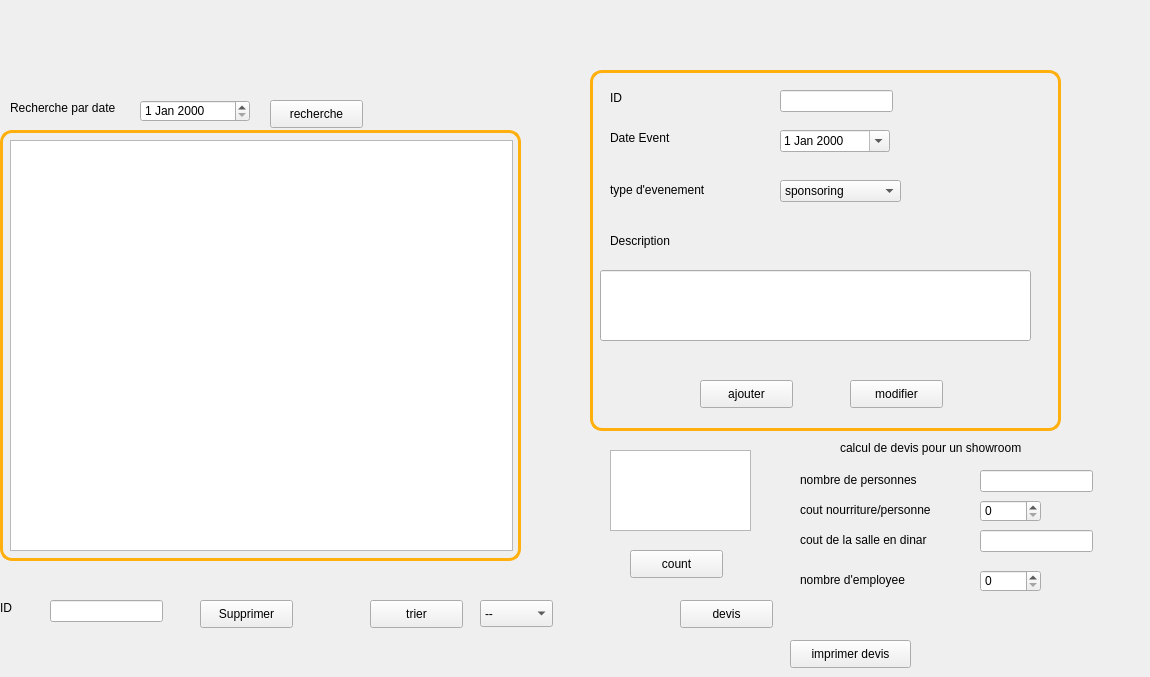
      <widget class="QWidget" name="page_7">
       <widget class="QDateEdit" name="dateEdit_event">
        <property name="geometry">
         <rect>
          <x>780</x>
          <y>130</y>
          <width>110</width>
          <height>22</height>
         </rect>
        </property>
        <property name="calendarPopup">
         <bool>true</bool>
        </property>
       </widget>
       <widget class="QPushButton" name="pb_rechercherE">
        <property name="geometry">
         <rect>
          <x>270</x>
          <y>100</y>
          <width>93</width>
          <height>28</height>
         </rect>
        </property>
        <property name="text">
         <string>recherche</string>
        </property>
       </widget>
       <widget class="QDateEdit" name="dateEdit_Recherche">
        <property name="geometry">
         <rect>
          <x>140</x>
          <y>100</y>
          <width>110</width>
          <height>22</height>
         </rect>
        </property>
       </widget>
       <widget class="QLabel" name="ID_2">
        <property name="geometry">
         <rect>
          <x>610</x>
          <y>90</y>
          <width>81</width>
          <height>16</height>
         </rect>
        </property>
        <property name="text">
         <string>ID</string>
        </property>
       </widget>
       <widget class="QComboBox" name="comboBoxE_2">
        <property name="geometry">
         <rect>
          <x>480</x>
          <y>600</y>
          <width>73</width>
          <height>27</height>
         </rect>
        </property>
        <item>
         <property name="text">
          <string>--</string>
         </property>
        </item>
        <item>
         <property name="text">
          <string>id</string>
         </property>
        </item>
        <item>
         <property name="text">
          <string>DESCRIPTION</string>
         </property>
        </item>
        <item>
         <property name="text">
          <string>type event</string>
         </property>
        </item>
        <item>
         <property name="text">
          <string>date</string>
         </property>
        </item>
       </widget>
       <widget class="QLabel" name="label_9">
        <property name="geometry">
         <rect>
          <x>610</x>
          <y>230</y>
          <width>121</width>
          <height>21</height>
         </rect>
        </property>
        <property name="text">
         <string>Description</string>
        </property>
       </widget>
       <widget class="QPushButton" name="pb_ajouterE">
        <property name="geometry">
         <rect>
          <x>700</x>
          <y>380</y>
          <width>93</width>
          <height>28</height>
         </rect>
        </property>
        <property name="text">
         <string>ajouter</string>
        </property>
        <property name="icon">
         <iconset resource="res.qrc">
          <normaloff>:/theme_normal/ajouter.png</normaloff>:/theme_normal/ajouter.png</iconset>
        </property>
       </widget>
       <widget class="QLabel" name="label_10">
        <property name="geometry">
         <rect>
          <x>610</x>
          <y>130</y>
          <width>111</width>
          <height>16</height>
         </rect>
        </property>
        <property name="text">
         <string>Date Event</string>
        </property>
       </widget>
       <widget class="QLabel" name="label_11">
        <property name="geometry">
         <rect>
          <x>610</x>
          <y>180</y>
          <width>151</width>
          <height>20</height>
         </rect>
        </property>
        <property name="text">
         <string>type d'evenement</string>
        </property>
       </widget>
       <widget class="QLabel" name="label_12">
        <property name="geometry">
         <rect>
          <x>10</x>
          <y>100</y>
          <width>131</width>
          <height>16</height>
         </rect>
        </property>
        <property name="text">
         <string>Recherche par date</string>
        </property>
       </widget>
       <widget class="QLineEdit" name="lineEdit_idE">
        <property name="geometry">
         <rect>
          <x>780</x>
          <y>90</y>
          <width>113</width>
          <height>22</height>
         </rect>
        </property>
       </widget>
       <widget class="QPushButton" name="pb_triE">
        <property name="geometry">
         <rect>
          <x>370</x>
          <y>600</y>
          <width>93</width>
          <height>28</height>
         </rect>
        </property>
        <property name="text">
         <string>trier</string>
        </property>
       </widget>
       <widget class="QLineEdit" name="lineEdit_idES">
        <property name="geometry">
         <rect>
          <x>50</x>
          <y>600</y>
          <width>113</width>
          <height>22</height>
         </rect>
        </property>
       </widget>
       <widget class="QTableView" name="tabevenement">
        <property name="geometry">
         <rect>
          <x>10</x>
          <y>140</y>
          <width>503</width>
          <height>411</height>
         </rect>
        </property>
       </widget>
       <widget class="QPushButton" name="pb_modifierE">
        <property name="geometry">
         <rect>
          <x>850</x>
          <y>380</y>
          <width>93</width>
          <height>28</height>
         </rect>
        </property>
        <property name="text">
         <string>modifier</string>
        </property>
        <property name="icon">
         <iconset resource="res.qrc">
          <normaloff>:/theme_normal/modifier.png</normaloff>:/theme_normal/modifier.png</iconset>
        </property>
       </widget>
       <widget class="QComboBox" name="comboBoxE">
        <property name="geometry">
         <rect>
          <x>780</x>
          <y>180</y>
          <width>121</width>
          <height>22</height>
         </rect>
        </property>
        <item>
         <property name="text">
          <string>sponsoring</string>
         </property>
        </item>
        <item>
         <property name="text">
          <string>reunion</string>
         </property>
        </item>
        <item>
         <property name="text">
          <string>nouveauté</string>
         </property>
        </item>
       </widget>
       <widget class="QLineEdit" name="description">
        <property name="geometry">
         <rect>
          <x>600</x>
          <y>270</y>
          <width>431</width>
          <height>71</height>
         </rect>
        </property>
        <property name="text">
         <string/>
        </property>
       </widget>
       <widget class="QPushButton" name="pb_supprimerE">
        <property name="geometry">
         <rect>
          <x>200</x>
          <y>600</y>
          <width>93</width>
          <height>28</height>
         </rect>
        </property>
        <property name="text">
         <string>Supprimer</string>
        </property>
        <property name="icon">
         <iconset resource="res.qrc">
          <normaloff>:/theme_normal/supprimer.png</normaloff>:/theme_normal/supprimer.png</iconset>
        </property>
       </widget>
       <widget class="QPushButton" name="pb_count">
        <property name="geometry">
         <rect>
          <x>630</x>
          <y>550</y>
          <width>93</width>
          <height>28</height>
         </rect>
        </property>
        <property name="text">
         <string>count</string>
        </property>
       </widget>
       <widget class="QTableView" name="tableViewcount">
        <property name="geometry">
         <rect>
          <x>610</x>
          <y>450</y>
          <width>141</width>
          <height>81</height>
         </rect>
        </property>
       </widget>
       <widget class="QLabel" name="label_57">
        <property name="geometry">
         <rect>
          <x>590</x>
          <y>70</y>
          <width>471</width>
          <height>361</height>
         </rect>
        </property>
        <property name="styleSheet">
         <string notr="true">background-color: transparent;
border-radius: 12px;
border-color: rgb(255, 175, 14);
	padding: 5px;
border-width: 3px;
border-style: solid ;</string>
        </property>
        <property name="text">
         <string/>
        </property>
       </widget>
       <widget class="QLabel" name="label_82">
        <property name="geometry">
         <rect>
          <x>780</x>
          <y>400</y>
          <width>361</width>
          <height>41</height>
         </rect>
        </property>
        <property name="text">
         <string/>
        </property>
       </widget>
       <widget class="QLabel" name="label_83">
        <property name="geometry">
         <rect>
          <x>840</x>
          <y>440</y>
          <width>221</width>
          <height>16</height>
         </rect>
        </property>
        <property name="text">
         <string>calcul de devis pour un showroom</string>
        </property>
       </widget>
       <widget class="QLabel" name="label_84">
        <property name="geometry">
         <rect>
          <x>800</x>
          <y>470</y>
          <width>131</width>
          <height>20</height>
         </rect>
        </property>
        <property name="text">
         <string>nombre de personnes</string>
        </property>
       </widget>
       <widget class="QPushButton" name="pb_devis">
        <property name="geometry">
         <rect>
          <x>680</x>
          <y>600</y>
          <width>93</width>
          <height>28</height>
         </rect>
        </property>
        <property name="text">
         <string>devis</string>
        </property>
       </widget>
       <widget class="QLabel" name="label_85">
        <property name="geometry">
         <rect>
          <x>800</x>
          <y>530</y>
          <width>131</width>
          <height>20</height>
         </rect>
        </property>
        <property name="text">
         <string>cout de la salle en dinar</string>
        </property>
       </widget>
       <widget class="QLabel" name="label_86">
        <property name="geometry">
         <rect>
          <x>800</x>
          <y>570</y>
          <width>131</width>
          <height>20</height>
         </rect>
        </property>
        <property name="text">
         <string>nombre d'employee</string>
        </property>
       </widget>
       <widget class="QLabel" name="label_87">
        <property name="geometry">
         <rect>
          <x>800</x>
          <y>500</y>
          <width>151</width>
          <height>20</height>
         </rect>
        </property>
        <property name="text">
         <string>cout nourriture/personne</string>
        </property>
       </widget>
       <widget class="QSpinBox" name="nourriture">
        <property name="geometry">
         <rect>
          <x>980</x>
          <y>500</y>
          <width>61</width>
          <height>22</height>
         </rect>
        </property>
       </widget>
       <widget class="QSpinBox" name="nbemployee">
        <property name="geometry">
         <rect>
          <x>980</x>
          <y>570</y>
          <width>61</width>
          <height>22</height>
         </rect>
        </property>
       </widget>
       <widget class="QLineEdit" name="nbpersonne">
        <property name="geometry">
         <rect>
          <x>980</x>
          <y>470</y>
          <width>113</width>
          <height>22</height>
         </rect>
        </property>
       </widget>
       <widget class="QLineEdit" name="salle">
        <property name="geometry">
         <rect>
          <x>980</x>
          <y>530</y>
          <width>113</width>
          <height>22</height>
         </rect>
        </property>
       </widget>
       <widget class="QLabel" name="devis">
        <property name="geometry">
         <rect>
          <x>900</x>
          <y>610</y>
          <width>101</width>
          <height>20</height>
         </rect>
        </property>
        <property name="text">
         <string/>
        </property>
       </widget>
       <widget class="QLabel" name="label_95">
        <property name="geometry">
         <rect>
          <x>0</x>
          <y>130</y>
          <width>521</width>
          <height>431</height>
         </rect>
        </property>
        <property name="styleSheet">
         <string notr="true">background-color: transparent;
border-radius: 12px;
border-color: rgb(255, 175, 14);
	padding: 5px;
border-width: 3px;
border-style: solid ;</string>
        </property>
        <property name="text">
         <string/>
        </property>
       </widget>
       <widget class="QLabel" name="label_13">
        <property name="geometry">
         <rect>
          <x>0</x>
          <y>600</y>
          <width>56</width>
          <height>16</height>
         </rect>
        </property>
        <property name="text">
         <string>ID </string>
        </property>
       </widget>
       <widget class="QPushButton" name="imprimerrkhadija">
        <property name="geometry">
         <rect>
          <x>790</x>
          <y>640</y>
          <width>121</width>
          <height>28</height>
         </rect>
        </property>
        <property name="text">
         <string>imprimer devis</string>
        </property>
       </widget>
       <zorder>label_95</zorder>
       <zorder>label_57</zorder>
       <zorder>dateEdit_event</zorder>
       <zorder>pb_rechercherE</zorder>
       <zorder>dateEdit_Recherche</zorder>
       <zorder>ID_2</zorder>
       <zorder>comboBoxE_2</zorder>
       <zorder>label_9</zorder>
       <zorder>pb_ajouterE</zorder>
       <zorder>label_10</zorder>
       <zorder>label_11</zorder>
       <zorder>label_12</zorder>
       <zorder>lineEdit_idE</zorder>
       <zorder>pb_triE</zorder>
       <zorder>lineEdit_idES</zorder>
       <zorder>tabevenement</zorder>
       <zorder>pb_modifierE</zorder>
       <zorder>comboBoxE</zorder>
       <zorder>description</zorder>
       <zorder>pb_supprimerE</zorder>
       <zorder>pb_count</zorder>
       <zorder>tableViewcount</zorder>
       <zorder>label_82</zorder>
       <zorder>label_83</zorder>
       <zorder>label_84</zorder>
       <zorder>pb_devis</zorder>
       <zorder>label_85</zorder>
       <zorder>label_86</zorder>
       <zorder>label_87</zorder>
       <zorder>nourriture</zorder>
       <zorder>nbemployee</zorder>
       <zorder>nbpersonne</zorder>
       <zorder>salle</zorder>
       <zorder>devis</zorder>
       <zorder>label_13</zorder>
       <zorder>imprimerrkhadija</zorder>
      </widget>
